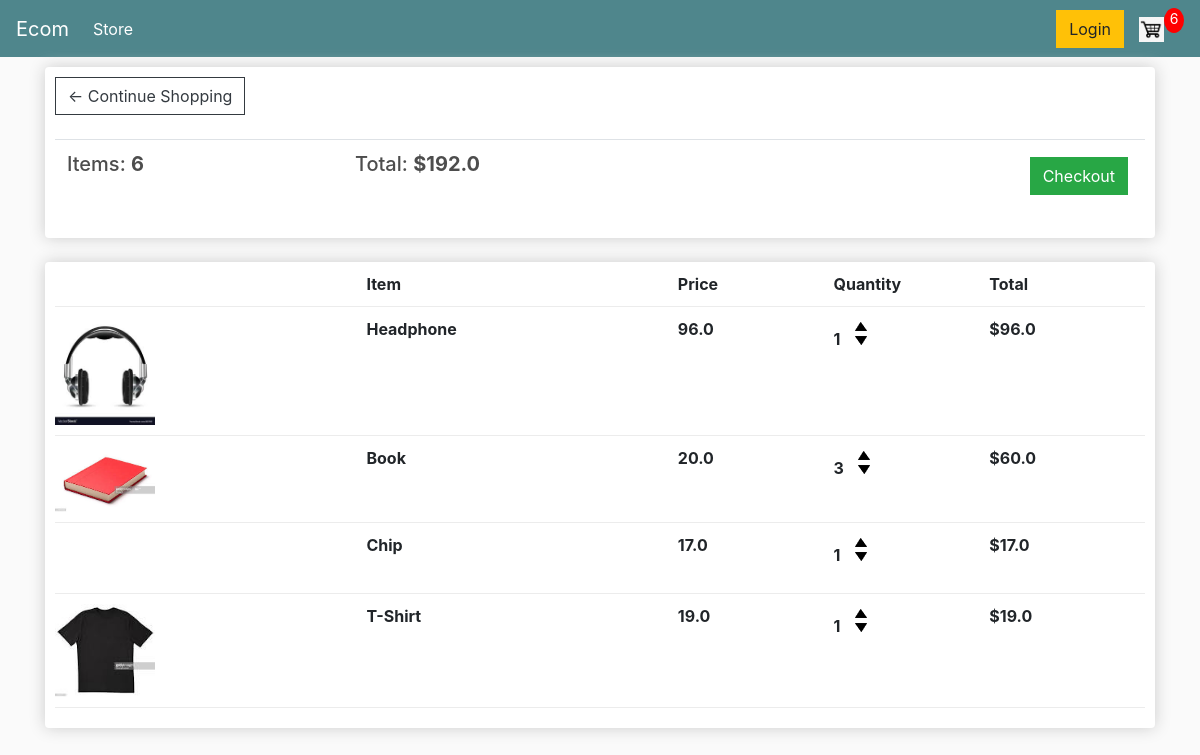
The app's page /cart/ (signed in) with its own data.
### store/models.py (models this page shows, shortened)
class Order(models.Model):
    customer = models.ForeignKey(Customer,on_delete=models.SET_NULL,blank=True,null=True)#foreignkey mtlb manytoone reltionship mtlb ak customer many order kr skta
    date_orderd = models.DateTimeField(auto_now_add=True)
    complete = models.BooleanField(default=False,null=True,blank=False)
    transaction_id = models.CharField(max_length=200,null=True)
    @property
    def get_cart_total(self):
        orderitems = self.orderitem_set.all()
        total = sum([item.get_total for item in orderitems])
        return total
    @property
    def get_cart_items(self):
        orderitems = self.orderitem_set.all()
        total = sum([item.quantity for item in orderitems])
        return total

class OrderItem(models.Model):
    product = models.ForeignKey(Product,on_delete=models.SET_NULL,blank=True,null=True)#foreignkey mtlb manytoone reltionship mtlb ak customer many order kr skta
    order = models.ForeignKey(Order,on_delete=models.SET_NULL,blank=True,null=True)#foreignkey mtlb manytoone reltionship mtlb ak customer many order kr skta
    quantity=models.IntegerField(default=0,null=True,blank=True)
    date_added = models.DateTimeField(auto_now_add=True)
    @property
    def get_total(self):
        total = self.product.price * self.quantity
        return total

class Product(models.Model):
    name = models.CharField(max_length=22,null=True)
    price = models.FloatField(max_length=22,null=True)
    digital = models.BooleanField(default=False,null=True,blank=False)
    image = models.ImageField(null=True,blank=True)
    @property
    def imageURL(self):
        try:
            url = self.image.url
        except:
            url = ''
        return url

### store/views.py (the view)
# urls.py: path('cart/',views.cart,name="cart"),
def cart(request):
    if request.user.is_authenticated:
        customer= request.user.customer
        order, created =Order.objects.get_or_create(customer=customer, complete=False)
        items = order.orderitem_set.all()#order is parent and orderitem is child
        cartItems = order.get_cart_items
    else:
        items = []
        order = {'get_cart_total':0,'get_cart_items':0,'shipping':False}
        cartItems = order['get_cart_items']
    context = {'items':items,'order':order,'cartItems':cartItems}
    return render(request,'store/cart.html',context)

### store/templates/store/cart.html
{% extends 'store/main.html' %}
{% load static %}
{% block content %}
	<div class="row">
		<div class="col-lg-12">
			<div class="box-element">
            <a class="btn btn-outline-dark" href="{% url 'store' %}" >&#x2190; Continue Shopping
            </a>
              <br>
              <br>
               <table class="table">
                   <tr>
                       <th><h5>Items: <strong>{{order.get_cart_items}} </strong></h5></th>
                       <th><h5>Total: <strong>${{order.get_cart_total}} </strong></h5></th>
                       <th>
                         <a style="float:right; margin:5px" class="btn btn-success" href="{% url 'checkout' %}">Checkout</a>
                       </th>
                   </tr>
               </table>
			</div>
			<br>
			<div class="box-element">
        <div class="cart-row">
            <div style="flex:2"></div>
            <div style="flex:2"><strong>Item</strong></div>
            <div style="flex:1"><strong>Price</strong></div>
            <div style="flex:1"><strong>Quantity</strong></div>
            <div style="flex:1"><strong>Total</strong></div>
        </div>
                {% for item in items %}
        <div class="cart-row">
            <div style="flex:2"><img class="row-image" src="{{item.product.imageURL}}"></div>
            <div style="flex:2"><strong>{{item.product.name}}</strong></div>
            <div style="flex:1"><strong>{{item.product.price}}</strong></div>
            <div style="flex:1"><strong></strong>
            <p class="quantity">{{item.quantity}}</p>
						<div class="quantity">
							<img data-product={{item.product.id}} data-action="add" class="chg-quantity update-cart" src="{% static  'images/arrow-up.png' %}">
							<img data-product={{item.product.id}} data-action="remove" class="chg-quantity update-cart" src="{% static  'images/arrow-down.png' %}">
						</div>
            </div>
            <div style="flex:1"><strong>${{item.get_total}}</strong></div>
        </div>
                {% endfor %}
			</div>
		</div>
	</div>
{% endblock content %}

### store/templates/store/main.html (shortened to what this page needs)
<!DOCTYPE html>
{% load static %}
<html lang="en">
<head>
    <link rel="stylesheet" href="https://stackpath.bootstrapcdn.com/bootstrap/4.5.0/css/bootstrap.min.css">
    <link rel="stylesheet" type="text/css" href="{% static 'css/main.css' %}" >
</head>
<body>
<nav class="navbar navbar-expand-lg navbar-dark bg-dark">
  <a class="navbar-brand" href="{% url 'store' %}">Ecom</a>
  <div class="collapse navbar-collapse" id="navbarSupportedContent">
    <ul class="navbar-nav mr-auto">
      <li class="nav-item active">
        <a class="nav-link" href="{% url 'store' %}">Store <span class="sr-only">(current)</span></a>
      </li>
      </ul>
   <div class="form-inline my-2 my-lg-0">
      <a href="#"class="btn btn-warning">Login</a>
     <a href="{% url 'cart' %}">
        <img  id="cart-icon" src="{% static 'images/cart.jpg' %}">
        </a>
      <p id="cart-total">{{cartItems}}</p>
    </div>
    </div>
</nav>
<div class="container">
    {% block content %}
    {% endblock content %}
</div>
</body>
</html>

### static/css/main.css (style rules this page uses)
body { background-color: hsl(0, 0%, 98%); }
h1,h2,h3,h4,h5,h6 { color:hsl(0, 0%, 30%); }
.box-element { box-shadow:hsl(0, 0%, 80%) 0 0 16px; background-color: #fff; border-radius: 4px; padding: 10px; }
.bg-dark { background-color: #4f868c!important; }
#cart-icon { width:25px; display: inline-block; margin-left: 15px; }
#cart-total { display: block; text-align: center; color:#fff; background-color: red; width: 20px; height: 25px; border-radius: 50%; font-size: 14px; }
.col-lg-4, .col-lg-6, .col-lg-8, .col-lg-12 { margin-top: 10px; }
.btn { border-radius: 0; }
.row-image { width: 100px; }
.cart-row { display: flex; align-items: flex-stretch; padding-bottom: 10px; margin-bottom: 10px; border-bottom: 1px solid #ececec; }
.quantity { display: inline-block; font-weight: 700; padding-right:10px; }
.chg-quantity { width: 12px; cursor: pointer; display: block; margin-top: 5px; transition:.1s; }

### records on screen
Order: get_cart_items "6", get_cart_total "192.0"
OrderItem: product.imageURL (picture), product.name "Headphone", product.price "96.0", quantity "1", get_total "96.0"
OrderItem: product.imageURL (picture), product.name "Book", product.price "20.0", quantity "3", get_total "60.0"
OrderItem: product.name "Chip", product.price "17.0", quantity "1", get_total "17.0"
OrderItem: product.imageURL (picture), product.name "T-Shirt", product.price "19.0", quantity "1", get_total "19.0"

### other values on screen
{{ cartItems }} "6"
